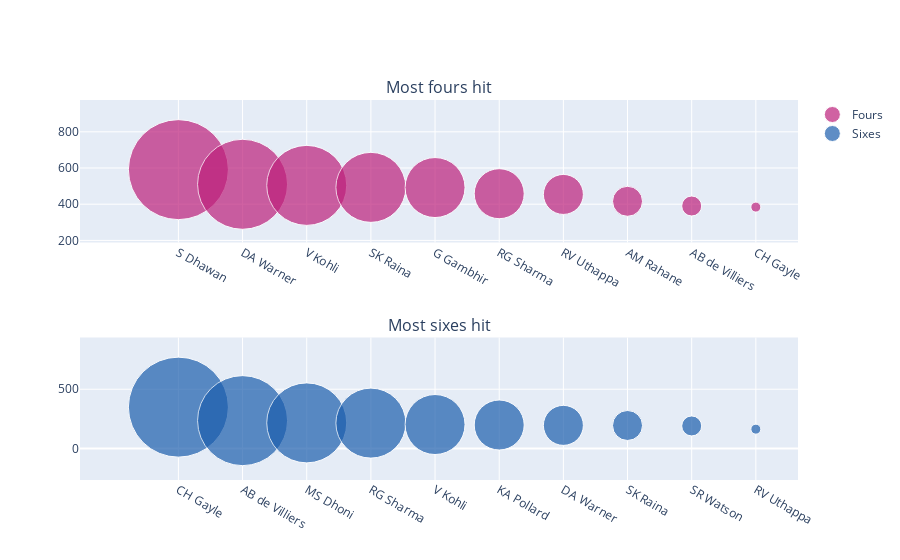

Notebook cell for this chart:
### Markdown cell above
### Batsman who hit most boundaries<a id="1c"></a>

### Code cell
four = df[df['batsman_runs'] == 4]['batsman'].value_counts()[:10]
six = df[df['batsman_runs'] == 6]['batsman'].value_counts()[:10]
fig = make_subplots(rows=2, cols=1, subplot_titles=("Most fours hit", "Most sixes hit"))

fig.append_trace(go.Scatter(
    x=four.index,
    y=four.values,
    mode='markers',
    name = 'Fours',
    marker=dict(size=size(10),color = '#bd207b')
), row=1, col=1)

fig.append_trace(go.Scatter(
    x=six.index,
    y=six.values,
    mode='markers',
    name = 'Sixes',
    marker=dict(size=size(10),color = '#1c5ead')
), row=2, col=1)
iplot(fig)

### Figure 1 — Plotly figure (JSON) as saved in the notebook; plotly's stock layout.template omitted (floating-point values rounded to 4 significant figures)
{"data": [{"marker": {"color": "#bd207b", "size": [100, 90, 80, 70, 60, 50, 40, 30, 20, 10]}, "mode": "markers", "name": "Fours", "type": "scatter", "x": ["S Dhawan", "DA Warner", "V Kohli", "SK Raina", "G Gambhir", "RG Sharma", "RV Uthappa", "AM Rahane", "AB de Villiers", "CH Gayle"], "xaxis": "x", "y": [591, 510, 504, 493, 492, 458, 454, 416, 390, 384], "yaxis": "y"}, {"marker": {"color": "#1c5ead", "size": [100, 90, 80, 70, 60, 50, 40, 30, 20, 10]}, "mode": "markers", "name": "Sixes", "type": "scatter", "x": ["CH Gayle", "AB de Villiers", "MS Dhoni", "RG Sharma", "V Kohli", "KA Pollard", "DA Warner", "SK Raina", "SR Watson", "RV Uthappa"], "xaxis": "x2", "y": [349, 235, 216, 214, 202, 198, 195, 194, 190, 163], "yaxis": "y2"}], "layout": {"annotations": [{"font": {"size": 16}, "showarrow": false, "text": "Most fours hit", "x": 0.5, "xanchor": "center", "xref": "paper", "y": 1.0, "yanchor": "bottom", "yref": "paper"}, {"font": {"size": 16}, "showarrow": false, "text": "Most sixes hit", "x": 0.5, "xanchor": "center", "xref": "paper", "y": 0.375, "yanchor": "bottom", "yref": "paper"}], "xaxis": {"anchor": "y", "domain": [0.0, 1.0]}, "xaxis2": {"anchor": "y2", "domain": [0.0, 1.0]}, "yaxis": {"anchor": "x", "domain": [0.625, 1.0]}, "yaxis2": {"anchor": "x2", "domain": [0.0, 0.375]}}}
